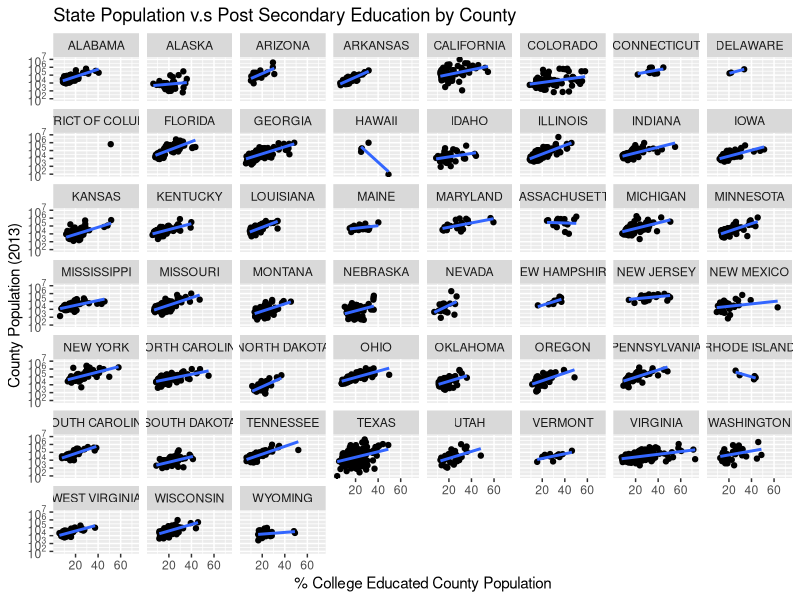

Here is the R script that generated this plot:
###############################################################################
###                ### Cleaning The FIPS Data Set  ###                      ###
###                ###################################                      ### 
###                                                                         ###    
###############################################################################

# Reading Lines Out of Fips The Max Width Of The Lines Is 43
FIPS <- readLines("FIPS_CountyName.txt")
# Figure Out The Max Width of Lines
maxWidth <- max(nchar(FIPS))
# Load Data Into Data Frame
FIPS <- read.fwf("FIPS_CountyName.txt", width = c(5, (maxWidth - 5)), strip.white = TRUE)
# Assign Names
names(FIPS) <- c("fips", "CountyState")
# Split off County And States, Seperating By ",""
FIPSCsplit <- strsplit(as.character(FIPS$CountyState), ',')
# Clean Up Leading White Spaces
county <- trimws(lapply(FIPSCsplit, function(x){x[1]}), "l")
state <- trimws(lapply(FIPSCsplit, function(x){x[2]}), "l")
# Create Clean FIPS Data Frame
FIPS <- data.frame(factor(FIPS$fips), county, state)
# Assign New Names To Clean FIPS Data Frame
names(FIPS) <- c("fips", "county", "state")


###############################################################################
###                   ### Joining FIPS And DataSet ###                      ###
###                   ################################                      ### 
###                                                                         ###    
###############################################################################

# Use The dplyr Library install.packages(dplyr) If Not Already Isntalled
library(dplyr)
# Read In The Data Set
DataSet <- read.delim("DataSet.txt", sep=",", header = TRUE)
# Create Names For Subset of DataSet Used For Modeling
modelData <- data.frame(factor(DataSet$fips), DataSet$PST045213, DataSet$EDU685212)
# Create Names For Subset of DataSet Used For Modeling
names(modelData) <- c("fips", "population", "education")
# Perform Left Join To Match fips Identifier And Associated County From FIPS With modelData
modelData <- left_join(modelData, FIPS, by="fips")
# Re-Assign The Names To Make Things Easier Later
names(modelData) <- c("fips", "population", "education", "county", "postal")

###############################################################################
###           ### Getting Proper Titles And Eliminating NA's ###            ###
###           ##################################################            ### 
###                                                                         ###    
###############################################################################

# Extract The Postal Codes The Model Data
postal <- unique(modelData[!is.na(modelData$postal),]$postal)
# Extract The State Names From The Model Data In The Same Order
state <- modelData[is.na(modelData$postal),]$county
# Create New Data Frame with Matching Postal Code and State Name In Each Row
namesAndAbbr <- data.frame(postal, state[2:52])
# Name The Columns
names(namesAndAbbr) <- c("postal", "state")
# Get Rid Of The NAs In The modelData Data Set
modelDataNoNA <- na.omit(modelData)
# Join modelDataNoNA With The Name Of Each State
dataModelFinal <- left_join(modelDataNoNA, namesAndAbbr, by="postal")

###############################################################################
###                        ### Modeling Data ###                            ###
###                        #####################                            ### 
###                                                                         ###    
###############################################################################


# Using Scale Library To Scale Y Axis
# Install Scales Library install.packages("Scale")
library(scales)
# Loading ggplot2
library(ggplot2)
#plotting points and using lm to create smooth line
plot <- ggplot(dataModelFinal, aes(education, population)) + geom_point() + geom_smooth(se=FALSE, method = "lm")
# Creating Breaks With log10 Scaling On Y Axis To Better Capture Low/High Populations In Counties For Linear Model
# Also Adding Respective Labels To Ticks 
# Used Example From CookBook for R to scale y: http://www.cookbook-r.com/Graphs/Axes_(ggplot2)/
plot <- plot + scale_y_log10(breaks = trans_breaks("log10", function(x) 10^x),labels = trans_format("log10", math_format(10^.x))) 
# Using facet_wrap To Create Subplot For Each State
plot <- plot + facet_wrap(~state)
# Creating Titles
plot <- plot + ggtitle("State Population v.s Post Secondary Education by County")
# Creating Labels
plot <- plot + ylab("County Population (2013)") + xlab("% College Educated County Population")
